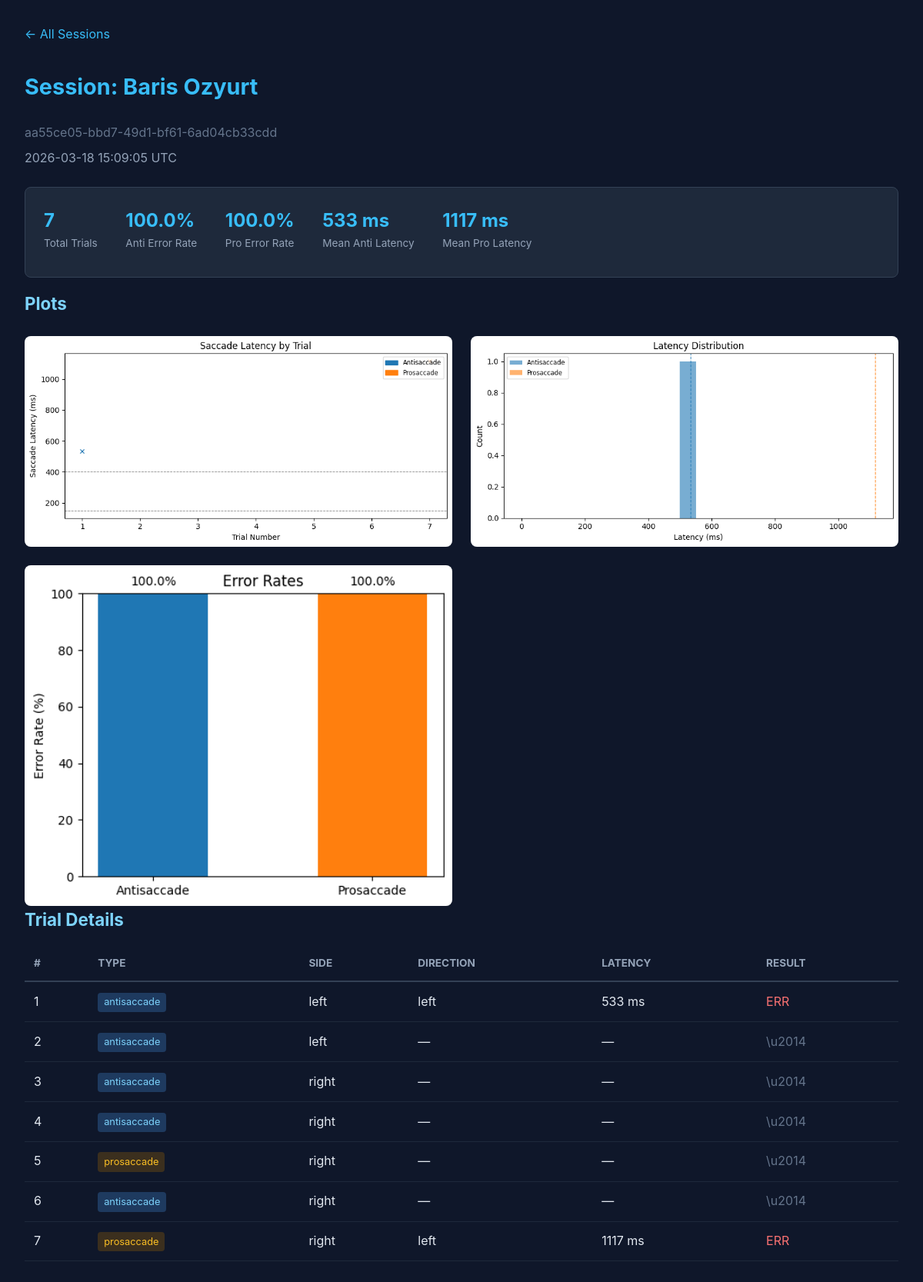
The page /session/aa55ce05-bbd7-49d1-bf61-6ad04cb33cdd on the database its author committed.
### tables this page shows
CREATE TABLE trials (
                session_id TEXT NOT NULL,
                trial_number INTEGER NOT NULL,
                trial_type TEXT NOT NULL,
                stimulus_side TEXT NOT NULL,
                stimulus_onset_ms REAL NOT NULL,
                response_correct INTEGER,
                saccade_latency_ms REAL,
                saccade_direction TEXT,
                PRIMARY KEY (session_id, trial_number),
                FOREIGN KEY (session_id) REFERENCES sessions(session_id)
            );

### src/dashboard/views.py (the view)
    @app.route("/session/<session_id>")
    def session_detail(session_id: str) -> str:
        repo = get_repo()
        session = repo.get_session(session_id)
        if not session:
            repo.close()
            abort(404)
        trials = repo.get_trials(session_id)
        trial_dicts = [
            {
                "trial_number": t.trial_number,
                "trial_type": t.trial_type,
                "stimulus_side": t.stimulus_side,
                "response_correct": t.response_correct,
                "saccade_latency_ms": t.saccade_latency_ms,
                "saccade_direction": t.saccade_direction,
            }
            for t in trials
        ]
        metrics = compute_session_metrics(trial_dicts)
        plots: dict[str, str] = {}
        fig = plot_latency_by_trial(trial_dicts)
        if fig:
            plots["latency_trial"] = _fig_to_base64(fig)
            plt.close(fig)
        fig = plot_latency_distribution(trial_dicts)
        if fig:
            plots["latency_dist"] = _fig_to_base64(fig)
            plt.close(fig)
        fig = plot_error_rates(metrics)
        if fig:
            plots["error_rates"] = _fig_to_base64(fig)
            plt.close(fig)
        dt = datetime.fromtimestamp(
            session.created_at / 1000.0, tz=timezone.utc
        ).strftime("%Y-%m-%d %H:%M:%S UTC")
        repo.close()
        return render_template(
            "session.html",
            session=session,
            trials=trials,
            metrics=metrics,
            plots=plots,
            datetime=dt,
        )

### src/dashboard/views.py (called while the page is built)
def _fig_to_base64(fig: plt.Figure) -> str:
    buf = io.BytesIO()
    fig.savefig(buf, format="png", dpi=100, bbox_inches="tight")
    buf.seek(0)
    return base64.b64encode(buf.read()).decode("utf-8")

### src/storage/models.py (called while the page is built)
    def __post_init__(self) -> None:
        if self.trial_type not in VALID_TRIAL_TYPES:
            raise ValueError(
                f"trial_type must be one of {VALID_TRIAL_TYPES}, "
                f"got '{self.trial_type}'"
            )
        if self.stimulus_side not in VALID_STIMULUS_SIDES:
            raise ValueError(
                f"stimulus_side must be one of {VALID_STIMULUS_SIDES}, "
                f"got '{self.stimulus_side}'"
            )

### src/storage/sqlite_repo.py (called while the page is built)
def _int_to_bool(value: Optional[int]) -> Optional[bool]:
    if value is None:
        return None
    return bool(value)

    def initialize(self) -> None:
        self._conn = sqlite3.connect(self._db_path)
        self._conn.execute("PRAGMA journal_mode=WAL")
        self._conn.execute("PRAGMA foreign_keys=ON")
        self._create_tables()

    def close(self) -> None:
        if self._conn:
            self._conn.close()
            self._conn = None

    def get_session(self, session_id: str) -> Optional[Session]:
        row = self._conn.execute(
            "SELECT * FROM sessions WHERE session_id = ?",
            (session_id,),
        ).fetchone()
        if row is None:
            return None
        return Session(
            session_id=row[0],
            participant_id=row[1],
            notes=row[2],
            created_at=row[3],
            glasses_detected=_int_to_bool(row[4]),
            tracking_quality_score=row[5],
        )

    def get_trials(self, session_id: str) -> list[Trial]:
        rows = self._conn.execute(
            "SELECT * FROM trials WHERE session_id = ? ORDER BY trial_number",
            (session_id,),
        ).fetchall()
        return [
            Trial(
                session_id=r[0],
                trial_number=r[1],
                trial_type=r[2],
                stimulus_side=r[3],
                stimulus_onset_ms=r[4],
                response_correct=_int_to_bool(r[5]),
                saccade_latency_ms=r[6],
                saccade_direction=r[7],
            )
            for r in rows
        ]

### src/dashboard/templates/session.html (shortened to what this page needs)
{% extends "base.html" %}
{% block content %}
<div class="nav">
    <a href="/">&larr; All Sessions</a>
</div>
<h1>Session: {{ session.participant_id }}</h1>
<p style="color: #64748b; margin-bottom: 0.5rem;">{{ session.session_id }}</p>
<p style="color: #94a3b8; margin-bottom: 1.5rem;">{{ datetime }}</p>
<div class="card">
    <div class="metric">
        <div class="metric-value">{{ metrics.n_antisaccade_trials + metrics.n_prosaccade_trials }}</div>
        <div class="metric-label">Total Trials</div>
    </div>
    <div class="metric">
        <div class="metric-value">{{ "%.1f%%"|format(metrics.antisaccade_error_rate * 100) }}</div>
        <div class="metric-label">Anti Error Rate</div>
    </div>
    <div class="metric">
        <div class="metric-value">{{ "%.1f%%"|format(metrics.prosaccade_error_rate * 100) }}</div>
        <div class="metric-label">Pro Error Rate</div>
    </div>
    <div class="metric">
        <div class="metric-value">{{ "%.0f ms"|format(metrics.mean_antisaccade_latency_ms) if metrics.mean_antisaccade_latency_ms else "N/A" }}</div>
        <div class="metric-label">Mean Anti Latency</div>
    </div>
    <div class="metric">
        <div class="metric-value">{{ "%.0f ms"|format(metrics.mean_prosaccade_latency_ms) if metrics.mean_prosaccade_latency_ms else "N/A" }}</div>
        <div class="metric-label">Mean Pro Latency</div>
    </div>
</div>
{% if plots %}
<h2>Plots</h2>
<div class="plot-grid">
    {% if plots.latency_trial %}
    <img alt="Latency by Trial">
    {% endif %}
    {% if plots.latency_dist %}
    <img alt="Latency Distribution">
    {% endif %}
    {% if plots.error_rates %}
    <img alt="Error Rates">
    {% endif %}
</div>
{% endif %}
<h2>Trial Details</h2>
<table>
    <thead>
        <tr>
            <th>#</th>
            <th>Type</th>
            <th>Side</th>
            <th>Direction</th>
            <th>Latency</th>
            <th>Result</th>
        </tr>
    </thead>
    <tbody>
        {% for t in trials %}
        <tr>
            <td>{{ t.trial_number }}</td>
            <td><span class="badge {{ 'badge-anti' if t.trial_type == 'antisaccade' else 'badge-pro' }}">{{ t.trial_type }}</span></td>
            <td>{{ t.stimulus_side }}</td>
            <td>{{ t.saccade_direction or "\u2014" }}</td>
            <td>{{ "%.0f ms"|format(t.saccade_latency_ms) if t.saccade_latency_ms else "\u2014" }}</td>
            <td>
                {% if t.response_correct == true %}
                <span class="ok">OK</span>
                {% elif t.response_correct == false %}
                <span class="err">ERR</span>
                {% else %}
                <span class="na">\u2014</span>
                {% endif %}
            </td>
        </tr>
        {% endfor %}
    </tbody>
</table>
{% endblock %}

### src/dashboard/templates/base.html (style rules this page uses)
* { margin: 0; padding: 0; box-sizing: border-box; }
body { font-family: -apple-system, BlinkMacSystemFont, "Segoe UI", Roboto, sans-serif; background: #0f172a; color: #e2e8f0; line-height: 1.6; }
h1 { color: #38bdf8; margin-bottom: 1.5rem; font-size: 1.8rem; }
h2 { color: #7dd3fc; margin-bottom: 1rem; font-size: 1.4rem; }
a { color: #38bdf8; text-decoration: none; }
.card { background: #1e293b; border-radius: 8px; padding: 1.5rem; margin-bottom: 1rem; border: 1px solid #334155; }
.metric { display: inline-block; margin-right: 2rem; margin-bottom: 0.5rem; }
.metric-value { font-size: 1.5rem; font-weight: bold; color: #38bdf8; }
.metric-label { font-size: 0.85rem; color: #94a3b8; }
table { width: 100%; border-collapse: collapse; margin-top: 1rem; }
th { text-align: left; padding: 0.75rem; border-bottom: 2px solid #334155; color: #94a3b8; font-size: 0.85rem; text-transform: uppercase; }
td { padding: 0.75rem; border-bottom: 1px solid #1e293b; }
.err { color: #f87171; }
.na { color: #64748b; }
.plot-grid { display: grid; grid-template-columns: 1fr 1fr; gap: 1.5rem; margin-top: 1.5rem; }
.plot-grid img { width: 100%; border-radius: 8px; background: #1e293b; }
.badge { display: inline-block; padding: 0.15rem 0.5rem; border-radius: 4px; font-size: 0.8rem; }
.badge-anti { background: #1e3a5f; color: #7dd3fc; }
.badge-pro { background: #3b2f1e; color: #fbbf24; }
.nav { margin-bottom: 2rem; }
.nav a { margin-right: 1rem; }

### rows shown on the page
trials: trial_number "1", trial_type "antisaccade", stimulus_side "left", saccade_direction "left", saccade_latency_ms "533 ms", response_correct "ERR"
trials: trial_number "2", trial_type "antisaccade", stimulus_side "left", saccade_direction "—", saccade_latency_ms "—", shows "\\u2014"
trials: trial_number "3", trial_type "antisaccade", stimulus_side "right", saccade_direction "—", saccade_latency_ms "—", shows "\\u2014"
trials: trial_number "4", trial_type "antisaccade", stimulus_side "right", saccade_direction "—", saccade_latency_ms "—", shows "\\u2014"
trials: trial_number "5", trial_type "prosaccade", stimulus_side "right", saccade_direction "—", saccade_latency_ms "—", shows "\\u2014"
trials: trial_number "6", trial_type "antisaccade", stimulus_side "right", saccade_direction "—", saccade_latency_ms "—", shows "\\u2014"
trials: trial_number "7", trial_type "prosaccade", stimulus_side "right", saccade_direction "left", saccade_latency_ms "1117 ms", response_correct "ERR"

### other values the page prints
{{ session.participant_id }} "Baris Ozyurt"
{{ session.session_id }} "aa55ce05-bbd7-49d1-bf61-6ad04cb33cdd"
{{ datetime }} "2026-03-18 15:09:05 UTC"
{{ metrics.n_antisaccade_trials + metrics.n_prosaccade_trials }} "7"
{{ "%.1f%%"|format(metrics.antisaccade_error_rate * 100) }} "100.0%"
{{ "%.1f%%"|format(metrics.prosaccade_error_rate * 100) }} "100.0%"
